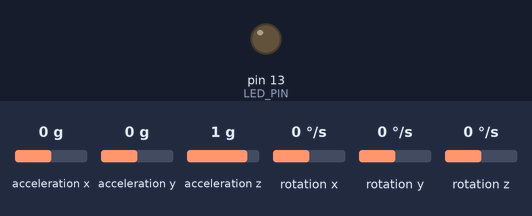
A sketch run on a simulated Arduino Mega 2560, built with avr-gcc and run on an emulated ATmega2560. Shown: output pins drawn as LEDs (lit = HIGH). The test bench sets the inputs (shaded band); at power-on: acceleration x 0 g, acceleration y 0 g, acceleration z 1 g, rotation x 0 °/s, rotation y 0 °/s, rotation z 0 °/s. The sensor or clock chip raises its interrupt line as the real part does.

Above: at 1.7 s.
1.8 s: acceleration x set to -1.4 g
At 3.0 s:
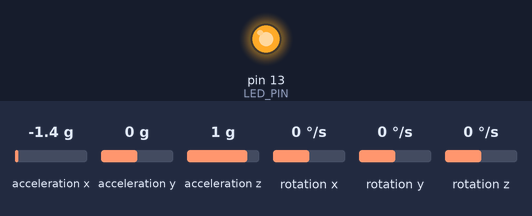
3.3 s: acceleration x set to -0.8 g
At 4.4 s:
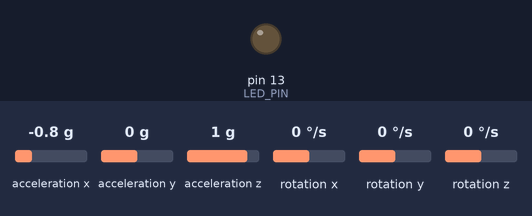
4.8 s: acceleration x set to 0 g
At 5.5 s:
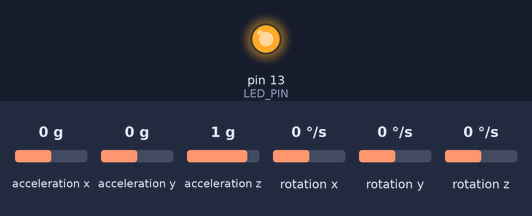
Timing chart, 0 to 7.8 s (numbered marks = the images above; inputs shaded):
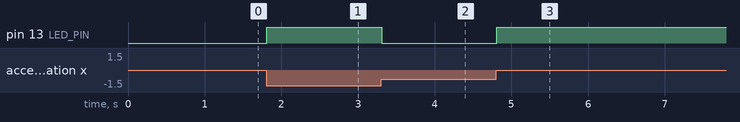

Measured:
- after the input at 1.8 s, pin 13 (LED_PIN): LOW → HIGH at once
- after the input at 3.3 s, pin 13 (LED_PIN): HIGH → LOW at once
- after the input at 4.8 s, pin 13 (LED_PIN): LOW → HIGH at once

The sketch:

TRACKBOWL.ino
```cpp
// Jacek Fedorynski <jfedor@jfedor.org>
// http://www.jfedor.org/

// based on https://github.com/jrowberg/i2cdevlib/blob/master/Arduino/MPU6050/examples/MPU6050_DMP6/MPU6050_DMP6.ino

#include "I2Cdev.h"
#include "MPU6050_6Axis_MotionApps20.h"
#include "Wire.h"

#define LED_PIN 13
#define INTERRUPT_PIN 7

MPU6050 mpu;
bool blinkState = false;
uint16_t packetSize;
uint16_t fifoCount;
uint32_t lastCommandTime = 0;
float prevquat[4] = { 1.0f, 0.0f, 0.0f, 0.0f };
float rotationZ = 0.0f;
float x = 0.0f;
float y = 0.0f;

volatile bool mpuInterrupt = false;

void dmpDataReady() {
  mpuInterrupt = true;
}

void setup() {
  Wire.begin();
  Wire.setClock(400000);

  Serial1.begin(9600);

  pinMode(LED_PIN, OUTPUT);

  mpu.initialize();
  mpu.dmpInitialize();
  mpu.setDMPEnabled(true);
  packetSize = mpu.dmpGetFIFOPacketSize();

  attachInterrupt(digitalPinToInterrupt(INTERRUPT_PIN), dmpDataReady, RISING);
}

// quaternion multiplication
void quatmul(float* result, float* r, float* q) {
  result[0] = r[0] * q[0] - r[1] * q[1] - r[2] * q[2] - r[3] * q[3];
  result[1] = r[0] * q[1] + r[1] * q[0] - r[2] * q[3] + r[3] * q[2];
  result[2] = r[0] * q[2] + r[1] * q[3] + r[2] * q[0] - r[3] * q[1];
  result[3] = r[0] * q[3] - r[1] * q[2] + r[2] * q[1] + r[3] * q[0];
}

// sends the command to the Bluefruit EZ-Key
void mouseCommand(uint8_t buttons, int8_t x, int8_t y) {
  Serial1.write(0xFD);
  Serial1.write((byte)0x00);
  Serial1.write((byte)0x03);
  Serial1.write(buttons);
  Serial1.write(x);
  Serial1.write(y);
  Serial1.write((byte)0x00);
  Serial1.write((byte)0x00);
  Serial1.write((byte)0x00);
}

void loop() {
  if (!mpuInterrupt && fifoCount < packetSize) {
    return;
  }

  mpuInterrupt = false;
  uint8_t mpuIntStatus = mpu.getIntStatus();

  fifoCount = mpu.getFIFOCount();

  // check for overflow
  if ((mpuIntStatus & 0x10) || fifoCount == 1024) {
    mpu.resetFIFO();
    fifoCount = 0;
    return;
  }

  if (mpuIntStatus & 0x02) {
    // make sure there's enough data in the queue
    while (fifoCount < packetSize) {
      fifoCount = mpu.getFIFOCount();
    }

    uint8_t fifoBuffer[64];
    mpu.getFIFOBytes(fifoBuffer, packetSize);

    // there may be more than one packet in the queue
    fifoCount -= packetSize;

    for (int i = 1; i < 4; i++) {
      prevquat[i] *= -1;
    }

    Quaternion q;
    mpu.dmpGetQuaternion(&q, fifoBuffer);
    float quat[4] = { q.w, q.x, q.y, q.z };

    // calculate the difference between previous and current quaternion
    float dquat[4];
    quatmul(dquat, prevquat, quat);

    for (int i = 0; i < 4; i++) {
      prevquat[i] = quat[i];
    }

    // convert quaternion to axis-angle
    // https://www.euclideanspace.com/maths/geometry/rotations/conversions/quaternionToAngle/index.htm

    float s = sqrt(1 - dquat[0] * dquat[0]);

    if (s > 0.00001) {
      float angle = 2.0 * acos(dquat[0]);
      // we want the angle between -180 and 180 degrees
      if (angle > PI) {
        angle = PI - angle;
      }

      float rotationX = angle * dquat[1] / s;
      float rotationY = angle * dquat[2] / s;
      rotationZ += angle * dquat[3] / s;

      // rotate around Z axis using the accumulated angle to let the user set the "up" direction
      float sinz = sin(rotationZ);
      float cosz = cos(rotationZ);
      // rotation around X axis moves the cursor along Y axis
      y += rotationX * cosz - rotationY * sinz;
      x += rotationX * sinz + rotationY * cosz;
    }

    // limit reporting to 50 Hz
    if (millis() - lastCommandTime > 20) {
      int8_t int_x = (int8_t) (255 * x);
      int8_t int_y = (int8_t) (255 * y);
      x = 0.0f;
      y = 0.0f;

      if (int_x != 0 || int_y != 0) {
        mouseCommand(0, int_x, int_y);
        lastCommandTime = millis();
        blinkState = !blinkState;
        digitalWrite(LED_PIN, blinkState);
      }
    }
  }
}
```
